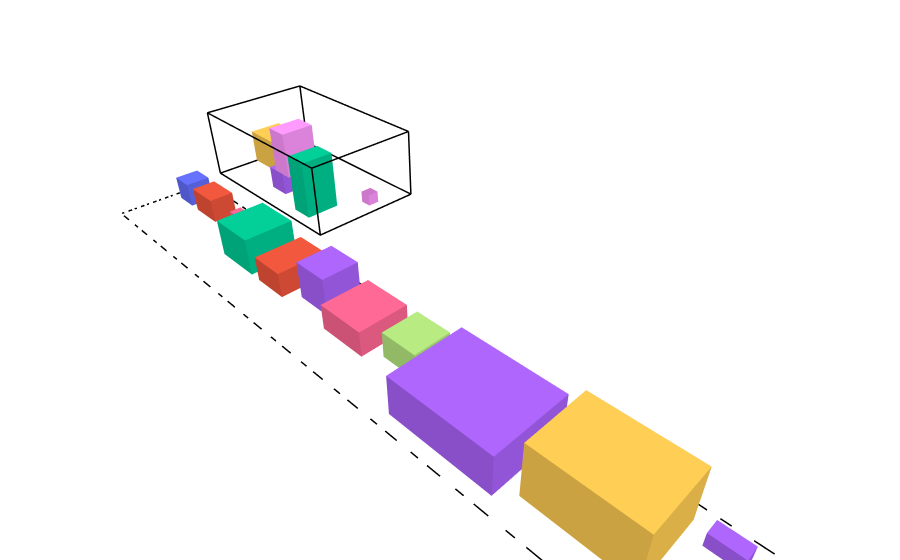

The notebook cell saved with this chart:
### Markdown cell above
## **Pengujian 2**

Dalam pengujian kedua, akan digunakan dataset berikut dengan $1$ truk dan $19$ paket.

### Code cell
trucks_2 = [
   Truck("T1", 10, 16, 6, 250)
]
packages_2 = [
   Package("A1", 2, 2, 2, 90, 8, False, 1),
   Package("A2", 2, 3, 2, 85, 10, False, 2),
   Package("A3", 1, 3, 1, 70, 5, True, 1),
   Package("A4", 2, 2, 1, 65, 6, False, 3),
   
   Package("B1", 3, 4, 2, 100, 18, False, 4),
   Package("B2", 4, 4, 3, 110, 22, False, 2),
   Package("B3", 3, 5, 2, 95, 20, True, 3),
   Package("B4", 4, 3, 2, 85, 16, False, 5),
   Package("B5", 3, 3, 3, 90, 19, False, 1),
   
   Package("H1", 3, 4, 3, 160, 45, False, 2),
   Package("H2", 4, 4, 2, 140, 38, False, 6),
   Package("H3", 3, 3, 2, 120, 32, True, 1),
   
   Package("T1", 6, 8, 3, 35, 42, False, 7),
   Package("T2", 5, 7, 4, 30, 38, False, 6),
   
   Package("S1", 1, 1, 1, 25, 2, False, 1),
   Package("S2", 1, 2, 1, 30, 3, False, 2),
   Package("S3", 2, 1, 1, 28, 3, True, 4),
   Package("S4", 1, 1, 2, 20, 2, False, 3),
   Package("S5", 2, 2, 1, 35, 4, False, 5)
]

initial_state_2 = State(packages_2, trucks_2, init="random_feasible")
draw_state(initial_state_2)

### Figure 1 — Plotly figure (JSON) as saved in the notebook; plotly's stock layout.template omitted (floating-point values rounded to 4 significant figures)
{"data": [{"hovertemplate": "%{hovertext}<extra></extra>", "hovertext": ["<b>ID:</b> T1<br><b>Size:</b> 10x16x6<br><b>Max_Capacity:</b> 250<br>", "<b>ID:</b> T1<br><b>Size:</b> 10x16x6<br><b>Max_Capacity:</b> 250<br>", "<b>ID:</b> T1<br><b>Size:</b> 10x16x6<br><b>Max_Capacity:</b> 250<br>", "<b>ID:</b> T1<br><b>Size:</b> 10x16x6<br><b>Max_Capacity:</b> 250<br>", "<b>ID:</b> T1<br><b>Size:</b> 10x16x6<br><b>Max_Capacity:</b> 250<br>", "<b>ID:</b> T1<br><b>Size:</b> 10x16x6<br><b>Max_Capacity:</b> 250<br>", "<b>ID:</b> T1<br><b>Size:</b> 10x16x6<br><b>Max_Capacity:</b> 250<br>", "<b>ID:</b> T1<br><b>Size:</b> 10x16x6<br><b>Max_Capacity:</b> 250<br>", "<b>ID:</b> T1<br><b>Size:</b> 10x16x6<br><b>Max_Capacity:</b> 250<br>", "<b>ID:</b> T1<br><b>Size:</b> 10x16x6<br><b>Max_Capacity:</b> 250<br>", "<b>ID:</b> T1<br><b>Size:</b> 10x16x6<br><b>Max_Capacity:</b> 250<br>", "<b>ID:</b> T1<br><b>Size:</b> 10x16x6<br><b>Max_Capacity:</b> 250<br>", "<b>ID:</b> T1<br><b>Size:</b> 10x16x6<br><b>Max_Capacity:</b> 250<br>", "<b>ID:</b> T1<br><b>Size:</b> 10x16x6<br><b>Max_Capacity:</b> 250<br>", "<b>ID:</b> T1<br><b>Size:</b> 10x16x6<br><b>Max_Capacity:</b> 250<br>", "<b>ID:</b> T1<br><b>Size:</b> 10x16x6<br><b>Max_Capacity:</b> 250<br>", "<b>ID:</b> T1<br><b>Size:</b> 10x16x6<br><b>Max_Capacity:</b> 250<br>", "<b>ID:</b> T1<br><b>Size:</b> 10x16x6<br><b>Max_Capacity:</b> 250<br>", "<b>ID:</b> T1<br><b>Size:</b> 10x16x6<br><b>Max_Capacity:</b> 250<br>", "<b>ID:</b> T1<br><b>Size:</b> 10x16x6<br><b>Max_Capacity:</b> 250<br>", "<b>ID:</b> T1<br><b>Size:</b> 10x16x6<br><b>Max_Capacity:</b> 250<br>", "<b>ID:</b> T1<br><b>Size:</b> 10x16x6<br><b>Max_Capacity:</b> 250<br>", "<b>ID:</b> T1<br><b>Size:</b> 10x16x6<br><b>Max_Capacity:</b> 250<br>", "<b>ID:</b> T1<br><b>Size:</b> 10x16x6<br><b>Max_Capacity:</b> 250<br>"], "line": {"color": "black", "width": 3}, "mode": "lines", "name": "Truck T1", "showlegend": false, "type": "scatter3d", "x": [0, 10, 10, 0, 0, null, 0, 10, 10, 0, 0, null, 0, 0, null, 10, 10, null, 10, 10, null, 0, 0, null], "y": [0, 0, 16, 16, 0, null, 0, 0, 16, 16, 0, null, 0, 0, null, 0, 0, null, 16, 16, null, 16, 16, null], "z": [0, 0, 0, 0, 0, null, 6, 6, 6, 6, 6, null, 0, 6, null, 0, 6, null, 0, 6, null, 0, 6, null]}, {"alphahull": 0, "color": "#AB63FA", "flatshading": true, "hovertemplate": "%{hovertext}<extra></extra>", "hovertext": ["<b>ID:</b> A4<br><b>Position:</b> (7, 6, 0)<br><b>Size:</b> 1x2x2<br><b>Value:</b> 65<br><b>Weight:</b> 6<br><b>Is_Fragile:</b> False<br><b>ETA:</b> 3", "<b>ID:</b> A4<br><b>Position:</b> (7, 6, 0)<br><b>Size:</b> 1x2x2<br><b>Value:</b> 65<br><b>Weight:</b> 6<br><b>Is_Fragile:</b> False<br><b>ETA:</b> 3", "<b>ID:</b> A4<br><b>Position:</b> (7, 6, 0)<br><b>Size:</b> 1x2x2<br><b>Value:</b> 65<br><b>Weight:</b> 6<br><b>Is_Fragile:</b> False<br><b>ETA:</b> 3", "<b>ID:</b> A4<br><b>Position:</b> (7, 6, 0)<br><b>Size:</b> 1x2x2<br><b>Value:</b> 65<br><b>Weight:</b> 6<br><b>Is_Fragile:</b> False<br><b>ETA:</b> 3", "<b>ID:</b> A4<br><b>Position:</b> (7, 6, 0)<br><b>Size:</b> 1x2x2<br><b>Value:</b> 65<br><b>Weight:</b> 6<br><b>Is_Fragile:</b> False<br><b>ETA:</b> 3", "<b>ID:</b> A4<br><b>Position:</b> (7, 6, 0)<br><b>Size:</b> 1x2x2<br><b>Value:</b> 65<br><b>Weight:</b> 6<br><b>Is_Fragile:</b> False<br><b>ETA:</b> 3", "<b>ID:</b> A4<br><b>Position:</b> (7, 6, 0)<br><b>Size:</b> 1x2x2<br><b>Value:</b> 65<br><b>Weight:</b> 6<br><b>Is_Fragile:</b> False<br><b>ETA:</b> 3", "<b>ID:</b> A4<br><b>Position:</b> (7, 6, 0)<br><b>Size:</b> 1x2x2<br><b>Value:</b> 65<br><b>Weight:</b> 6<br><b>Is_Fragile:</b> False<br><b>ETA:</b> 3"], "name": "Package A4", "opacity": 1, "showlegend": false, "type": "mesh3d", "x": [7, 8, 8, 7, 7, 8, 8, 7], "y": [6, 6, 8, 8, 6, 6, 8, 8], "z": [0, 0, 0, 0, 2, 2, 2, 2]}, {"alphahull": 0, "color": "#FF97FF", "flatshading": true, "hovertemplate": "%{hovertext}<extra></extra>", "hovertext": ["<b>ID:</b> B1<br><b>Position:</b> (5, 7, 2)<br><b>Size:</b> 3x2x4<br><b>Value:</b> 100<br><b>Weight:</b> 18<br><b>Is_Fragile:</b> False<br><b>ETA:</b> 4", "<b>ID:</b> B1<br><b>Position:</b> (5, 7, 2)<br><b>Size:</b> 3x2x4<br><b>Value:</b> 100<br><b>Weight:</b> 18<br><b>Is_Fragile:</b> False<br><b>ETA:</b> 4", "<b>ID:</b> B1<br><b>Position:</b> (5, 7, 2)<br><b>Size:</b> 3x2x4<br><b>Value:</b> 100<br><b>Weight:</b> 18<br><b>Is_Fragile:</b> False<br><b>ETA:</b> 4", "<b>ID:</b> B1<br><b>Position:</b> (5, 7, 2)<br><b>Size:</b> 3x2x4<br><b>Value:</b> 100<br><b>Weight:</b> 18<br><b>Is_Fragile:</b> False<br><b>ETA:</b> 4", "<b>ID:</b> B1<br><b>Position:</b> (5, 7, 2)<br><b>Size:</b> 3x2x4<br><b>Value:</b> 100<br><b>Weight:</b> 18<br><b>Is_Fragile:</b> False<br><b>ETA:</b> 4", "<b>ID:</b> B1<br><b>Position:</b> (5, 7, 2)<br><b>Size:</b> 3x2x4<br><b>Value:</b> 100<br><b>Weight:</b> 18<br><b>Is_Fragile:</b> False<br><b>ETA:</b> 4", "<b>ID:</b> B1<br><b>Position:</b> (5, 7, 2)<br><b>Size:</b> 3x2x4<br><b>Value:</b> 100<br><b>Weight:</b> 18<br><b>Is_Fragile:</b> False<br><b>ETA:</b> 4", "<b>ID:</b> B1<br><b>Position:</b> (5, 7, 2)<br><b>Size:</b> 3x2x4<br><b>Value:</b> 100<br><b>Weight:</b> 18<br><b>Is_Fragile:</b> False<br><b>ETA:</b> 4"], "name": "Package B1", "opacity": 1, "showlegend": false, "type": "mesh3d", "x": [5, 8, 8, 5, 5, 8, 8, 5], "y": [7, 7, 9, 9, 7, 7, 9, 9], "z": [2, 2, 2, 2, 6, 6, 6, 6]}, {"alphahull": 0, "color": "#00CC96", "flatshading": true, "hovertemplate": "%{hovertext}<extra></extra>", "hovertext": ["<b>ID:</b> B3<br><b>Position:</b> (6, 11, 0)<br><b>Size:</b> 3x2x5<br><b>Value:</b> 95<br><b>Weight:</b> 20<br><b>Is_Fragile:</b> True<br><b>ETA:</b> 3", "<b>ID:</b> B3<br><b>Position:</b> (6, 11, 0)<br><b>Size:</b> 3x2x5<br><b>Value:</b> 95<br><b>Weight:</b> 20<br><b>Is_Fragile:</b> True<br><b>ETA:</b> 3", "<b>ID:</b> B3<br><b>Position:</b> (6, 11, 0)<br><b>Size:</b> 3x2x5<br><b>Value:</b> 95<br><b>Weight:</b> 20<br><b>Is_Fragile:</b> True<br><b>ETA:</b> 3", "<b>ID:</b> B3<br><b>Position:</b> (6, 11, 0)<br><b>Size:</b> 3x2x5<br><b>Value:</b> 95<br><b>Weight:</b> 20<br><b>Is_Fragile:</b> True<br><b>ETA:</b> 3", "<b>ID:</b> B3<br><b>Position:</b> (6, 11, 0)<br><b>Size:</b> 3x2x5<br><b>Value:</b> 95<br><b>Weight:</b> 20<br><b>Is_Fragile:</b> True<br><b>ETA:</b> 3", "<b>ID:</b> B3<br><b>Position:</b> (6, 11, 0)<br><b>Size:</b> 3x2x5<br><b>Value:</b> 95<br><b>Weight:</b> 20<br><b>Is_Fragile:</b> True<br><b>ETA:</b> 3", "<b>ID:</b> B3<br><b>Position:</b> (6, 11, 0)<br><b>Size:</b> 3x2x5<br><b>Value:</b> 95<br><b>Weight:</b> 20<br><b>Is_Fragile:</b> True<br><b>ETA:</b> 3", "<b>ID:</b> B3<br><b>Position:</b> (6, 11, 0)<br><b>Size:</b> 3x2x5<br><b>Value:</b> 95<br><b>Weight:</b> 20<br><b>Is_Fragile:</b> True<br><b>ETA:</b> 3"], "name": "Package B3", "opacity": 1, "showlegend": false, "type": "mesh3d", "x": [6, 9, 9, 6, 6, 9, 9, 6], "y": [11, 11, 13, 13, 11, 11, 13, 13], "z": [0, 0, 0, 0, 5, 5, 5, 5]}, {"alphahull": 0, "color": "#FECB52", "flatshading": true, "hovertemplate": "%{hovertext}<extra></extra>", "hovertext": ["<b>ID:</b> H1<br><b>Position:</b> (3, 0, 0)<br><b>Size:</b> 3x4x3<br><b>Value:</b> 160<br><b>Weight:</b> 45<br><b>Is_Fragile:</b> False<br><b>ETA:</b> 2", "<b>ID:</b> H1<br><b>Position:</b> (3, 0, 0)<br><b>Size:</b> 3x4x3<br><b>Value:</b> 160<br><b>Weight:</b> 45<br><b>Is_Fragile:</b> False<br><b>ETA:</b> 2", "<b>ID:</b> H1<br><b>Position:</b> (3, 0, 0)<br><b>Size:</b> 3x4x3<br><b>Value:</b> 160<br><b>Weight:</b> 45<br><b>Is_Fragile:</b> False<br><b>ETA:</b> 2", "<b>ID:</b> H1<br><b>Position:</b> (3, 0, 0)<br><b>Size:</b> 3x4x3<br><b>Value:</b> 160<br><b>Weight:</b> 45<br><b>Is_Fragile:</b> False<br><b>ETA:</b> 2", "<b>ID:</b> H1<br><b>Position:</b> (3, 0, 0)<br><b>Size:</b> 3x4x3<br><b>Value:</b> 160<br><b>Weight:</b> 45<br><b>Is_Fragile:</b> False<br><b>ETA:</b> 2", "<b>ID:</b> H1<br><b>Position:</b> (3, 0, 0)<br><b>Size:</b> 3x4x3<br><b>Value:</b> 160<br><b>Weight:</b> 45<br><b>Is_Fragile:</b> False<br><b>ETA:</b> 2", "<b>ID:</b> H1<br><b>Position:</b> (3, 0, 0)<br><b>Size:</b> 3x4x3<br><b>Value:</b> 160<br><b>Weight:</b> 45<br><b>Is_Fragile:</b> False<br><b>ETA:</b> 2", "<b>ID:</b> H1<br><b>Position:</b> (3, 0, 0)<br><b>Size:</b> 3x4x3<br><b>Value:</b> 160<br><b>Weight:</b> 45<br><b>Is_Fragile:</b> False<br><b>ETA:</b> 2"], "name": "Package H1", "opacity": 1, "showlegend": false, "type": "mesh3d", "x": [3, 6, 6, 3, 3, 6, 6, 3], "y": [0, 0, 4, 4, 0, 0, 4, 4], "z": [0, 0, 0, 0, 3, 3, 3, 3]}, {"alphahull": 0, "color": "#FF97FF", "flatshading": true, "hovertemplate": "%{hovertext}<extra></extra>", "hovertext": ["<b>ID:</b> S1<br><b>Position:</b> (3, 14, 0)<br><b>Size:</b> 1x1x1<br><b>Value:</b> 25<br><b>Weight:</b> 2<br><b>Is_Fragile:</b> False<br><b>ETA:</b> 1", "<b>ID:</b> S1<br><b>Position:</b> (3, 14, 0)<br><b>Size:</b> 1x1x1<br><b>Value:</b> 25<br><b>Weight:</b> 2<br><b>Is_Fragile:</b> False<br><b>ETA:</b> 1", "<b>ID:</b> S1<br><b>Position:</b> (3, 14, 0)<br><b>Size:</b> 1x1x1<br><b>Value:</b> 25<br><b>Weight:</b> 2<br><b>Is_Fragile:</b> False<br><b>ETA:</b> 1", "<b>ID:</b> S1<br><b>Position:</b> (3, 14, 0)<br><b>Size:</b> 1x1x1<br><b>Value:</b> 25<br><b>Weight:</b> 2<br><b>Is_Fragile:</b> False<br><b>ETA:</b> 1", "<b>ID:</b> S1<br><b>Position:</b> (3, 14, 0)<br><b>Size:</b> 1x1x1<br><b>Value:</b> 25<br><b>Weight:</b> 2<br><b>Is_Fragile:</b> False<br><b>ETA:</b> 1", "<b>ID:</b> S1<br><b>Position:</b> (3, 14, 0)<br><b>Size:</b> 1x1x1<br><b>Value:</b> 25<br><b>Weight:</b> 2<br><b>Is_Fragile:</b> False<br><b>ETA:</b> 1", "<b>ID:</b> S1<br><b>Position:</b> (3, 14, 0)<br><b>Size:</b> 1x1x1<br><b>Value:</b> 25<br><b>Weight:</b> 2<br><b>Is_Fragile:</b> False<br><b>ETA:</b> 1", "<b>ID:</b> S1<br><b>Position:</b> (3, 14, 0)<br><b>Size:</b> 1x1x1<br><b>Value:</b> 25<br><b>Weight:</b> 2<br><b>Is_Fragile:</b> False<br><b>ETA:</b> 1"], "name": "Package S1", "opacity": 1, "showlegend": false, "type": "mesh3d", "x": [3, 4, 4, 3, 3, 4, 4, 3], "y": [14, 14, 15, 15, 14, 14, 15, 15], "z": [0, 0, 0, 0, 1, 1, 1, 1]}, {"alphahull": 0, "color": "#636EFA", "flatshading": true, "hovertemplate": "%{hovertext}<extra></extra>", "hovertext": ["<b>ID:</b> A1<br><b>Position:</b> (1.0, 1, 0)<br><b>Size:</b> 2x2x2<br><b>Value:</b> 90<br><b>Weight:</b> 8<br><b>Is_Fragile:</b> False<br><b>ETA:</b> 1", "<b>ID:</b> A1<br><b>Position:</b> (1.0, 1, 0)<br><b>Size:</b> 2x2x2<br><b>Value:</b> 90<br><b>Weight:</b> 8<br><b>Is_Fragile:</b> False<br><b>ETA:</b> 1", "<b>ID:</b> A1<br><b>Position:</b> (1.0, 1, 0)<br><b>Size:</b> 2x2x2<br><b>Value:</b> 90<br><b>Weight:</b> 8<br><b>Is_Fragile:</b> False<br><b>ETA:</b> 1", "<b>ID:</b> A1<br><b>Position:</b> (1.0, 1, 0)<br><b>Size:</b> 2x2x2<br><b>Value:</b> 90<br><b>Weight:</b> 8<br><b>Is_Fragile:</b> False<br><b>ETA:</b> 1", "<b>ID:</b> A1<br><b>Position:</b> (1.0, 1, 0)<br><b>Size:</b> 2x2x2<br><b>Value:</b> 90<br><b>Weight:</b> 8<br><b>Is_Fragile:</b> False<br><b>ETA:</b> 1", "<b>ID:</b> A1<br><b>Position:</b> (1.0, 1, 0)<br><b>Size:</b> 2x2x2<br><b>Value:</b> 90<br><b>Weight:</b> 8<br><b>Is_Fragile:</b> False<br><b>ETA:</b> 1", "<b>ID:</b> A1<br><b>Position:</b> (1.0, 1, 0)<br><b>Size:</b> 2x2x2<br><b>Value:</b> 90<br><b>Weight:</b> 8<br><b>Is_Fragile:</b> False<br><b>ETA:</b> 1", "<b>ID:</b> A1<br><b>Position:</b> (1.0, 1, 0)<br><b>Size:</b> 2x2x2<br><b>Value:</b> 90<br><b>Weight:</b> 8<br><b>Is_Fragile:</b> False<br><b>ETA:</b> 1"], "name": "Package A1", "opacity": 1, "showlegend": false, "type": "mesh3d", "x": [13, 15, 15, 13, 13, 15, 15, 13], "y": [2, 2, 4, 4, 2, 2, 4, 4], "z": [0, 0, 0, 0, 2, 2, 2, 2]}, {"alphahull": 0, "color": "#EF553B", "flatshading": true, "hovertemplate": "%{hovertext}<extra></extra>", "hovertext": ["<b>ID:</b> A2<br><b>Position:</b> (1.0, 4, 0)<br><b>Size:</b> 2x3x2<br><b>Value:</b> 85<br><b>Weight:</b> 10<br><b>Is_Fragile:</b> False<br><b>ETA:</b> 2", "<b>ID:</b> A2<br><b>Position:</b> (1.0, 4, 0)<br><b>Size:</b> 2x3x2<br><b>Value:</b> 85<br><b>Weight:</b> 10<br><b>Is_Fragile:</b> False<br><b>ETA:</b> 2", "<b>ID:</b> A2<br><b>Position:</b> (1.0, 4, 0)<br><b>Size:</b> 2x3x2<br><b>Value:</b> 85<br><b>Weight:</b> 10<br><b>Is_Fragile:</b> False<br><b>ETA:</b> 2", "<b>ID:</b> A2<br><b>Position:</b> (1.0, 4, 0)<br><b>Size:</b> 2x3x2<br><b>Value:</b> 85<br><b>Weight:</b> 10<br><b>Is_Fragile:</b> False<br><b>ETA:</b> 2", "<b>ID:</b> A2<br><b>Position:</b> (1.0, 4, 0)<br><b>Size:</b> 2x3x2<br><b>Value:</b> 85<br><b>Weight:</b> 10<br><b>Is_Fragile:</b> False<br><b>ETA:</b> 2", "<b>ID:</b> A2<br><b>Position:</b> (1.0, 4, 0)<br><b>Size:</b> 2x3x2<br><b>Value:</b> 85<br><b>Weight:</b> 10<br><b>Is_Fragile:</b> False<br><b>ETA:</b> 2", "<b>ID:</b> A2<br><b>Position:</b> (1.0, 4, 0)<br><b>Size:</b> 2x3x2<br><b>Value:</b> 85<br><b>Weight:</b> 10<br><b>Is_Fragile:</b> False<br><b>ETA:</b> 2", "<b>ID:</b> A2<br><b>Position:</b> (1.0, 4, 0)<br><b>Size:</b> 2x3x2<br><b>Value:</b> 85<br><b>Weight:</b> 10<br><b>Is_Fragile:</b> False<br><b>ETA:</b> 2"], "name": "Package A2", "opacity": 1, "showlegend": false, "type": "mesh3d", "x": [13, 15, 15, 13, 13, 15, 15, 13], "y": [5, 5, 8, 8, 5, 5, 8, 8], "z": [0, 0, 0, 0, 2, 2, 2, 2]}, {"alphahull": 0, "color": "#FF6692", "flatshading": true, "hovertemplate": "%{hovertext}<extra></extra>", "hovertext": ["<b>ID:</b> A3<br><b>Position:</b> (1.0, 8, 0)<br><b>Size:</b> 1x3x1<br><b>Value:</b> 70<br><b>Weight:</b> 5<br><b>Is_Fragile:</b> True<br><b>ETA:</b> 1", "<b>ID:</b> A3<br><b>Position:</b> (1.0, 8, 0)<br><b>Size:</b> 1x3x1<br><b>Value:</b> 70<br><b>Weight:</b> 5<br><b>Is_Fragile:</b> True<br><b>ETA:</b> 1", "<b>ID:</b> A3<br><b>Position:</b> (1.0, 8, 0)<br><b>Size:</b> 1x3x1<br><b>Value:</b> 70<br><b>Weight:</b> 5<br><b>Is_Fragile:</b> True<br><b>ETA:</b> 1", "<b>ID:</b> A3<br><b>Position:</b> (1.0, 8, 0)<br><b>Size:</b> 1x3x1<br><b>Value:</b> 70<br><b>Weight:</b> 5<br><b>Is_Fragile:</b> True<br><b>ETA:</b> 1", "<b>ID:</b> A3<br><b>Position:</b> (1.0, 8, 0)<br><b>Size:</b> 1x3x1<br><b>Value:</b> 70<br><b>Weight:</b> 5<br><b>Is_Fragile:</b> True<br><b>ETA:</b> 1", "<b>ID:</b> A3<br><b>Position:</b> (1.0, 8, 0)<br><b>Size:</b> 1x3x1<br><b>Value:</b> 70<br><b>Weight:</b> 5<br><b>Is_Fragile:</b> True<br><b>ETA:</b> 1", "<b>ID:</b> A3<br><b>Position:</b> (1.0, 8, 0)<br><b>Size:</b> 1x3x1<br><b>Value:</b> 70<br><b>Weight:</b> 5<br><b>Is_Fragile:</b> True<br><b>ETA:</b> 1", "<b>ID:</b> A3<br><b>Position:</b> (1.0, 8, 0)<br><b>Size:</b> 1x3x1<br><b>Value:</b> 70<br><b>Weight:</b> 5<br><b>Is_Fragile:</b> True<br><b>ETA:</b> 1"], "name": "Package A3", "opacity": 1, "showlegend": false, "type": "mesh3d", "x": [13, 14, 14, 13, 13, 14, 14, 13], "y": [9, 9, 12, 12, 9, 9, 12, 12], "z": [0, 0, 0, 0, 1, 1, 1, 1]}, {"alphahull": 0, "color": "#00CC96", "flatshading": true, "hovertemplate": "%{hovertext}<extra></extra>", "hovertext": ["<b>ID:</b> B2<br><b>Position:</b> (1.0, 12, 0)<br><b>Size:</b> 4x4x3<br><b>Value:</b> 110<br><b>Weight:</b> 22<br><b>Is_Fragile:</b> False<br><b>ETA:</b> 2", "<b>ID:</b> B2<br><b>Position:</b> (1.0, 12, 0)<br><b>Size:</b> 4x4x3<br><b>Value:</b> 110<br><b>Weight:</b> 22<br><b>Is_Fragile:</b> False<br><b>ETA:</b> 2", "<b>ID:</b> B2<br><b>Position:</b> (1.0, 12, 0)<br><b>Size:</b> 4x4x3<br><b>Value:</b> 110<br><b>Weight:</b> 22<br><b>Is_Fragile:</b> False<br><b>ETA:</b> 2", "<b>ID:</b> B2<br><b>Position:</b> (1.0, 12, 0)<br><b>Size:</b> 4x4x3<br><b>Value:</b> 110<br><b>Weight:</b> 22<br><b>Is_Fragile:</b> False<br><b>ETA:</b> 2", "<b>ID:</b> B2<br><b>Position:</b> (1.0, 12, 0)<br><b>Size:</b> 4x4x3<br><b>Value:</b> 110<br><b>Weight:</b> 22<br><b>Is_Fragile:</b> False<br><b>ETA:</b> 2", "<b>ID:</b> B2<br><b>Position:</b> (1.0, 12, 0)<br><b>Size:</b> 4x4x3<br><b>Value:</b> 110<br><b>Weight:</b> 22<br><b>Is_Fragile:</b> False<br><b>ETA:</b> 2", "<b>ID:</b> B2<br><b>Position:</b> (1.0, 12, 0)<br><b>Size:</b> 4x4x3<br><b>Value:</b> 110<br><b>Weight:</b> 22<br><b>Is_Fragile:</b> False<br><b>ETA:</b> 2", "<b>ID:</b> B2<br><b>Position:</b> (1.0, 12, 0)<br><b>Size:</b> 4x4x3<br><b>Value:</b> 110<br><b>Weight:</b> 22<br><b>Is_Fragile:</b> False<br><b>ETA:</b> 2"], "name": "Package B2", "opacity": 1, "showlegend": false, "type": "mesh3d", "x": [13, 17, 17, 13, 13, 17, 17, 13], "y": [13, 13, 17, 17, 13, 13, 17, 17], "z": [0, 0, 0, 0, 3, 3, 3, 3]}, {"alphahull": 0, "color": "#EF553B", "flatshading": true, "hovertemplate": "%{hovertext}<extra></extra>", "hovertext": ["<b>ID:</b> B4<br><b>Position:</b> (1.0, 17, 0)<br><b>Size:</b> 4x3x2<br><b>Value:</b> 85<br><b>Weight:</b> 16<br><b>Is_Fragile:</b> False<br><b>ETA:</b> 5", "<b>ID:</b> B4<br><b>Position:</b> (1.0, 17, 0)<br><b>Size:</b> 4x3x2<br><b>Value:</b> 85<br><b>Weight:</b> 16<br><b>Is_Fragile:</b> False<br><b>ETA:</b> 5", "<b>ID:</b> B4<br><b>Position:</b> (1.0, 17, 0)<br><b>Size:</b> 4x3x2<br><b>Value:</b> 85<br><b>Weight:</b> 16<br><b>Is_Fragile:</b> False<br><b>ETA:</b> 5", "<b>ID:</b> B4<br><b>Position:</b> (1.0, 17, 0)<br><b>Size:</b> 4x3x2<br><b>Value:</b> 85<br><b>Weight:</b> 16<br><b>Is_Fragile:</b> False<br><b>ETA:</b> 5", "<b>ID:</b> B4<br><b>Position:</b> (1.0, 17, 0)<br><b>Size:</b> 4x3x2<br><b>Value:</b> 85<br><b>Weight:</b> 16<br><b>Is_Fragile:</b> False<br><b>ETA:</b> 5", "<b>ID:</b> B4<br><b>Position:</b> (1.0, 17, 0)<br><b>Size:</b> 4x3x2<br><b>Value:</b> 85<br><b>Weight:</b> 16<br><b>Is_Fragile:</b> False<br><b>ETA:</b> 5", "<b>ID:</b> B4<br><b>Position:</b> (1.0, 17, 0)<br><b>Size:</b> 4x3x2<br><b>Value:</b> 85<br><b>Weight:</b> 16<br><b>Is_Fragile:</b> False<br><b>ETA:</b> 5", "<b>ID:</b> B4<br><b>Position:</b> (1.0, 17, 0)<br><b>Size:</b> 4x3x2<br><b>Value:</b> 85<br><b>Weight:</b> 16<br><b>Is_Fragile:</b> False<br><b>ETA:</b> 5"], "name": "Package B4", "opacity": 1, "showlegend": false, "type": "mesh3d", "x": [13, 17, 17, 13, 13, 17, 17, 13], "y": [18, 18, 21, 21, 18, 18, 21, 21], "z": [0, 0, 0, 0, 2, 2, 2, 2]}, {"alphahull": 0, "color": "#AB63FA", "flatshading": true, "hovertemplate": "%{hovertext}<extra></extra>", "hovertext": ["<b>ID:</b> B5<br><b>Position:</b> (1.0, 21, 0)<br><b>Size:</b> 3x3x3<br><b>Value:</b> 90<br><b>Weight:</b> 19<br><b>Is_Fragile:</b> False<br><b>ETA:</b> 1", "<b>ID:</b> B5<br><b>Position:</b> (1.0, 21, 0)<br><b>Size:</b> 3x3x3<br><b>Value:</b> 90<br><b>Weight:</b> 19<br><b>Is_Fragile:</b> False<br><b>ETA:</b> 1", "<b>ID:</b> B5<br><b>Position:</b> (1.0, 21, 0)<br><b>Size:</b> 3x3x3<br><b>Value:</b> 90<br><b>Weight:</b> 19<br><b>Is_Fragile:</b> False<br><b>ETA:</b> 1", "<b>ID:</b> B5<br><b>Position:</b> (1.0, 21, 0)<br><b>Size:</b> 3x3x3<br><b>Value:</b> 90<br><b>Weight:</b> 19<br><b>Is_Fragile:</b> False<br><b>ETA:</b> 1", "<b>ID:</b> B5<br><b>Position:</b> (1.0, 21, 0)<br><b>Size:</b> 3x3x3<br><b>Value:</b> 90<br><b>Weight:</b> 19<br><b>Is_Fragile:</b> False<br><b>ETA:</b> 1", "<b>ID:</b> B5<br><b>Position:</b> (1.0, 21, 0)<br><b>Size:</b> 3x3x3<br><b>Value:</b> 90<br><b>Weight:</b> 19<br><b>Is_Fragile:</b> False<br><b>ETA:</b> 1", "<b>ID:</b> B5<br><b>Position:</b> (1.0, 21, 0)<br><b>Size:</b> 3x3x3<br><b>Value:</b> 90<br><b>Weight:</b> 19<br><b>Is_Fragile:</b> False<br><b>ETA:</b> 1", "<b>ID:</b> B5<br><b>Position:</b> (1.0, 21, 0)<br><b>Size:</b> 3x3x3<br><b>Value:</b> 90<br><b>Weight:</b> 19<br><b>Is_Fragile:</b> False<br><b>ETA:</b> 1"], "name": "Package B5", "opacity": 1, "showlegend": false, "type": "mesh3d", "x": [13, 16, 16, 13, 13, 16, 16, 13], "y": [22, 22, 25, 25, 22, 22, 25, 25], "z": [0, 0, 0, 0, 3, 3, 3, 3]}, {"alphahull": 0, "color": "#FF6692", "flatshading": true, "hovertemplate": "%{hovertext}<extra></extra>", "hovertext": ["<b>ID:</b> H2<br><b>Position:</b> (1.0, 25, 0)<br><b>Size:</b> 4x4x2<br><b>Value:</b> 140<br><b>Weight:</b> 38<br><b>Is_Fragile:</b> False<br><b>ETA:</b> 6", "<b>ID:</b> H2<br><b>Position:</b> (1.0, 25, 0)<br><b>Size:</b> 4x4x2<br><b>Value:</b> 140<br><b>Weight:</b> 38<br><b>Is_Fragile:</b> False<br><b>ETA:</b> 6", "<b>ID:</b> H2<br><b>Position:</b> (1.0, 25, 0)<br><b>Size:</b> 4x4x2<br><b>Value:</b> 140<br><b>Weight:</b> 38<br><b>Is_Fragile:</b> False<br><b>ETA:</b> 6", "<b>ID:</b> H2<br><b>Position:</b> (1.0, 25, 0)<br><b>Size:</b> 4x4x2<br><b>Value:</b> 140<br><b>Weight:</b> 38<br><b>Is_Fragile:</b> False<br><b>ETA:</b> 6", "<b>ID:</b> H2<br><b>Position:</b> (1.0, 25, 0)<br><b>Size:</b> 4x4x2<br><b>Value:</b> 140<br><b>Weight:</b> 38<br><b>Is_Fragile:</b> False<br><b>ETA:</b> 6", "<b>ID:</b> H2<br><b>Position:</b> (1.0, 25, 0)<br><b>Size:</b> 4x4x2<br><b>Value:</b> 140<br><b>Weight:</b> 38<br><b>Is_Fragile:</b> False<br><b>ETA:</b> 6", "<b>ID:</b> H2<br><b>Position:</b> (1.0, 25, 0)<br><b>Size:</b> 4x4x2<br><b>Value:</b> 140<br><b>Weight:</b> 38<br><b>Is_Fragile:</b> False<br><b>ETA:</b> 6", "<b>ID:</b> H2<br><b>Position:</b> (1.0, 25, 0)<br><b>Size:</b> 4x4x2<br><b>Value:</b> 140<br><b>Weight:</b> 38<br><b>Is_Fragile:</b> False<br><b>ETA:</b> 6"], "name": "Package H2", "opacity": 1, "showlegend": false, "type": "mesh3d", "x": [13, 17, 17, 13, 13, 17, 17, 13], "y": [26, 26, 30, 30, 26, 26, 30, 30], "z": [0, 0, 0, 0, 2, 2, 2, 2]}, {"alphahull": 0, "color": "#B6E880", "flatshading": true, "hovertemplate": "%{hovertext}<extra></extra>", "hovertext": ["<b>ID:</b> H3<br><b>Position:</b> (1.0, 30, 0)<br><b>Size:</b> 3x3x2<br><b>Value:</b> 120<br><b>Weight:</b> 32<br><b>Is_Fragile:</b> True<br><b>ETA:</b> 1", "<b>ID:</b> H3<br><b>Position:</b> (1.0, 30, 0)<br><b>Size:</b> 3x3x2<br><b>Value:</b> 120<br><b>Weight:</b> 32<br><b>Is_Fragile:</b> True<br><b>ETA:</b> 1", "<b>ID:</b> H3<br><b>Position:</b> (1.0, 30, 0)<br><b>Size:</b> 3x3x2<br><b>Value:</b> 120<br><b>Weight:</b> 32<br><b>Is_Fragile:</b> True<br><b>ETA:</b> 1", "<b>ID:</b> H3<br><b>Position:</b> (1.0, 30, 0)<br><b>Size:</b> 3x3x2<br><b>Value:</b> 120<br><b>Weight:</b> 32<br><b>Is_Fragile:</b> True<br><b>ETA:</b> 1", "<b>ID:</b> H3<br><b>Position:</b> (1.0, 30, 0)<br><b>Size:</b> 3x3x2<br><b>Value:</b> 120<br><b>Weight:</b> 32<br><b>Is_Fragile:</b> True<br><b>ETA:</b> 1", "<b>ID:</b> H3<br><b>Position:</b> (1.0, 30, 0)<br><b>Size:</b> 3x3x2<br><b>Value:</b> 120<br><b>Weight:</b> 32<br><b>Is_Fragile:</b> True<br><b>ETA:</b> 1", "<b>ID:</b> H3<br><b>Position:</b> (1.0, 30, 0)<br><b>Size:</b> 3x3x2<br><b>Value:</b> 120<br><b>Weight:</b> 32<br><b>Is_Fragile:</b> True<br><b>ETA:</b> 1", "<b>ID:</b> H3<br><b>Position:</b> (1.0, 30, 0)<br><b>Size:</b> 3x3x2<br><b>Value:</b> 120<br><b>Weight:</b> 32<br><b>Is_Fragile:</b> True<br><b>ETA:</b> 1"], "name": "Package H3", "opacity": 1, "showlegend": false, "type": "mesh3d", "x": [13, 16, 16, 13, 13, 16, 16, 13], "y": [31, 31, 34, 34, 31, 31, 34, 34], "z": [0, 0, 0, 0, 2, 2, 2, 2]}, {"alphahull": 0, "color": "#AB63FA", "flatshading": true, "hovertemplate": "%{hovertext}<extra></extra>", "hovertext": ["<b>ID:</b> T1<br><b>Position:</b> (1.0, 34, 0)<br><b>Size:</b> 6x8x3<br><b>Value:</b> 35<br><b>Weight:</b> 42<br><b>Is_Fragile:</b> False<br><b>ETA:</b> 7", "<b>ID:</b> T1<br><b>Position:</b> (1.0, 34, 0)<br><b>Size:</b> 6x8x3<br><b>Value:</b> 35<br><b>Weight:</b> 42<br><b>Is_Fragile:</b> False<br><b>ETA:</b> 7", "<b>ID:</b> T1<br><b>Position:</b> (1.0, 34, 0)<br><b>Size:</b> 6x8x3<br><b>Value:</b> 35<br><b>Weight:</b> 42<br><b>Is_Fragile:</b> False<br><b>ETA:</b> 7", "<b>ID:</b> T1<br><b>Position:</b> (1.0, 34, 0)<br><b>Size:</b> 6x8x3<br><b>Value:</b> 35<br><b>Weight:</b> 42<br><b>Is_Fragile:</b> False<br><b>ETA:</b> 7", "<b>ID:</b> T1<br><b>Position:</b> (1.0, 34, 0)<br><b>Size:</b> 6x8x3<br><b>Value:</b> 35<br><b>Weight:</b> 42<br><b>Is_Fragile:</b> False<br><b>ETA:</b> 7", "<b>ID:</b> T1<br><b>Position:</b> (1.0, 34, 0)<br><b>Size:</b> 6x8x3<br><b>Value:</b> 35<br><b>Weight:</b> 42<br><b>Is_Fragile:</b> False<br><b>ETA:</b> 7", "<b>ID:</b> T1<br><b>Position:</b> (1.0, 34, 0)<br><b>Size:</b> 6x8x3<br><b>Value:</b> 35<br><b>Weight:</b> 42<br><b>Is_Fragile:</b> False<br><b>ETA:</b> 7", "<b>ID:</b> T1<br><b>Position:</b> (1.0, 34, 0)<br><b>Size:</b> 6x8x3<br><b>Value:</b> 35<br><b>Weight:</b> 42<br><b>Is_Fragile:</b> False<br><b>ETA:</b> 7"], "name": "Package T1", "opacity": 1, "showlegend": false, "type": "mesh3d", "x": [13, 19, 19, 13, 13, 19, 19, 13], "y": [35, 35, 43, 43, 35, 35, 43, 43], "z": [0, 0, 0, 0, 3, 3, 3, 3]}, {"alphahull": 0, "color": "#FECB52", "flatshading": true, "hovertemplate": "%{hovertext}<extra></extra>", "hovertext": ["<b>ID:</b> T2<br><b>Position:</b> (1.0, 43, 0)<br><b>Size:</b> 5x7x4<br><b>Value:</b> 30<br><b>Weight:</b> 38<br><b>Is_Fragile:</b> False<br><b>ETA:</b> 6", "<b>ID:</b> T2<br><b>Position:</b> (1.0, 43, 0)<br><b>Size:</b> 5x7x4<br><b>Value:</b> 30<br><b>Weight:</b> 38<br><b>Is_Fragile:</b> False<br><b>ETA:</b> 6", "<b>ID:</b> T2<br><b>Position:</b> (1.0, 43, 0)<br><b>Size:</b> 5x7x4<br><b>Value:</b> 30<br><b>Weight:</b> 38<br><b>Is_Fragile:</b> False<br><b>ETA:</b> 6", "<b>ID:</b> T2<br><b>Position:</b> (1.0, 43, 0)<br><b>Size:</b> 5x7x4<br><b>Value:</b> 30<br><b>Weight:</b> 38<br><b>Is_Fragile:</b> False<br><b>ETA:</b> 6", "<b>ID:</b> T2<br><b>Position:</b> (1.0, 43, 0)<br><b>Size:</b> 5x7x4<br><b>Value:</b> 30<br><b>Weight:</b> 38<br><b>Is_Fragile:</b> False<br><b>ETA:</b> 6", "<b>ID:</b> T2<br><b>Position:</b> (1.0, 43, 0)<br><b>Size:</b> 5x7x4<br><b>Value:</b> 30<br><b>Weight:</b> 38<br><b>Is_Fragile:</b> False<br><b>ETA:</b> 6", "<b>ID:</b> T2<br><b>Position:</b> (1.0, 43, 0)<br><b>Size:</b> 5x7x4<br><b>Value:</b> 30<br><b>Weight:</b> 38<br><b>Is_Fragile:</b> False<br><b>ETA:</b> 6", "<b>ID:</b> T2<br><b>Position:</b> (1.0, 43, 0)<br><b>Size:</b> 5x7x4<br><b>Value:</b> 30<br><b>Weight:</b> 38<br><b>Is_Fragile:</b> False<br><b>ETA:</b> 6"], "name": "Package T2", "opacity": 1, "showlegend": false, "type": "mesh3d", "x": [13, 18, 18, 13, 13, 18, 18, 13], "y": [44, 44, 51, 51, 44, 44, 51, 51], "z": [0, 0, 0, 0, 4, 4, 4, 4]}, {"alphahull": 0, "color": "#AB63FA", "flatshading": true, "hovertemplate": "%{hovertext}<extra></extra>", "hovertext": ["<b>ID:</b> S2<br><b>Position:</b> (1.0, 51, 0)<br><b>Size:</b> 1x2x1<br><b>Value:</b> 30<br><b>Weight:</b> 3<br><b>Is_Fragile:</b> False<br><b>ETA:</b> 2", "<b>ID:</b> S2<br><b>Position:</b> (1.0, 51, 0)<br><b>Size:</b> 1x2x1<br><b>Value:</b> 30<br><b>Weight:</b> 3<br><b>Is_Fragile:</b> False<br><b>ETA:</b> 2", "<b>ID:</b> S2<br><b>Position:</b> (1.0, 51, 0)<br><b>Size:</b> 1x2x1<br><b>Value:</b> 30<br><b>Weight:</b> 3<br><b>Is_Fragile:</b> False<br><b>ETA:</b> 2", "<b>ID:</b> S2<br><b>Position:</b> (1.0, 51, 0)<br><b>Size:</b> 1x2x1<br><b>Value:</b> 30<br><b>Weight:</b> 3<br><b>Is_Fragile:</b> False<br><b>ETA:</b> 2", "<b>ID:</b> S2<br><b>Position:</b> (1.0, 51, 0)<br><b>Size:</b> 1x2x1<br><b>Value:</b> 30<br><b>Weight:</b> 3<br><b>Is_Fragile:</b> False<br><b>ETA:</b> 2", "<b>ID:</b> S2<br><b>Position:</b> (1.0, 51, 0)<br><b>Size:</b> 1x2x1<br><b>Value:</b> 30<br><b>Weight:</b> 3<br><b>Is_Fragile:</b> False<br><b>ETA:</b> 2", "<b>ID:</b> S2<br><b>Position:</b> (1.0, 51, 0)<br><b>Size:</b> 1x2x1<br><b>Value:</b> 30<br><b>Weight:</b> 3<br><b>Is_Fragile:</b> False<br><b>ETA:</b> 2", "<b>ID:</b> S2<br><b>Position:</b> (1.0, 51, 0)<br><b>Size:</b> 1x2x1<br><b>Value:</b> 30<br><b>Weight:</b> 3<br><b>Is_Fragile:</b> False<br><b>ETA:</b> 2"], "name": "Package S2", "opacity": 1, "showlegend": false, "type": "mesh3d", "x": [13, 14, 14, 13, 13, 14, 14, 13], "y": [52, 52, 54, 54, 52, 52, 54, 54], "z": [0, 0, 0, 0, 1, 1, 1, 1]}, {"alphahull": 0, "color": "#FFA15A", "flatshading": true, "hovertemplate": "%{hovertext}<extra></extra>", "hovertext": ["<b>ID:</b> S3<br><b>Position:</b> (1.0, 54, 0)<br><b>Size:</b> 2x1x1<br><b>Value:</b> 28<br><b>Weight:</b> 3<br><b>Is_Fragile:</b> True<br><b>ETA:</b> 4", "<b>ID:</b> S3<br><b>Position:</b> (1.0, 54, 0)<br><b>Size:</b> 2x1x1<br><b>Value:</b> 28<br><b>Weight:</b> 3<br><b>Is_Fragile:</b> True<br><b>ETA:</b> 4", "<b>ID:</b> S3<br><b>Position:</b> (1.0, 54, 0)<br><b>Size:</b> 2x1x1<br><b>Value:</b> 28<br><b>Weight:</b> 3<br><b>Is_Fragile:</b> True<br><b>ETA:</b> 4", "<b>ID:</b> S3<br><b>Position:</b> (1.0, 54, 0)<br><b>Size:</b> 2x1x1<br><b>Value:</b> 28<br><b>Weight:</b> 3<br><b>Is_Fragile:</b> True<br><b>ETA:</b> 4", "<b>ID:</b> S3<br><b>Position:</b> (1.0, 54, 0)<br><b>Size:</b> 2x1x1<br><b>Value:</b> 28<br><b>Weight:</b> 3<br><b>Is_Fragile:</b> True<br><b>ETA:</b> 4", "<b>ID:</b> S3<br><b>Position:</b> (1.0, 54, 0)<br><b>Size:</b> 2x1x1<br><b>Value:</b> 28<br><b>Weight:</b> 3<br><b>Is_Fragile:</b> True<br><b>ETA:</b> 4", "<b>ID:</b> S3<br><b>Position:</b> (1.0, 54, 0)<br><b>Size:</b> 2x1x1<br><b>Value:</b> 28<br><b>Weight:</b> 3<br><b>Is_Fragile:</b> True<br><b>ETA:</b> 4", "<b>ID:</b> S3<br><b>Position:</b> (1.0, 54, 0)<br><b>Size:</b> 2x1x1<br><b>Value:</b> 28<br><b>Weight:</b> 3<br><b>Is_Fragile:</b> True<br><b>ETA:</b> 4"], "name": "Package S3", "opacity": 1, "showlegend": false, "type": "mesh3d", "x": [13, 15, 15, 13, 13, 15, 15, 13], "y": [55, 55, 56, 56, 55, 55, 56, 56], "z": [0, 0, 0, 0, 1, 1, 1, 1]}, {"alphahull": 0, "color": "#AB63FA", "flatshading": true, "hovertemplate": "%{hovertext}<extra></extra>", "hovertext": ["<b>ID:</b> S4<br><b>Position:</b> (1.0, 56, 0)<br><b>Size:</b> 1x1x2<br><b>Value:</b> 20<br><b>Weight:</b> 2<br><b>Is_Fragile:</b> False<br><b>ETA:</b> 3", "<b>ID:</b> S4<br><b>Position:</b> (1.0, 56, 0)<br><b>Size:</b> 1x1x2<br><b>Value:</b> 20<br><b>Weight:</b> 2<br><b>Is_Fragile:</b> False<br><b>ETA:</b> 3", "<b>ID:</b> S4<br><b>Position:</b> (1.0, 56, 0)<br><b>Size:</b> 1x1x2<br><b>Value:</b> 20<br><b>Weight:</b> 2<br><b>Is_Fragile:</b> False<br><b>ETA:</b> 3", "<b>ID:</b> S4<br><b>Position:</b> (1.0, 56, 0)<br><b>Size:</b> 1x1x2<br><b>Value:</b> 20<br><b>Weight:</b> 2<br><b>Is_Fragile:</b> False<br><b>ETA:</b> 3", "<b>ID:</b> S4<br><b>Position:</b> (1.0, 56, 0)<br><b>Size:</b> 1x1x2<br><b>Value:</b> 20<br><b>Weight:</b> 2<br><b>Is_Fragile:</b> False<br><b>ETA:</b> 3", "<b>ID:</b> S4<br><b>Position:</b> (1.0, 56, 0)<br><b>Size:</b> 1x1x2<br><b>Value:</b> 20<br><b>Weight:</b> 2<br><b>Is_Fragile:</b> False<br><b>ETA:</b> 3", "<b>ID:</b> S4<br><b>Position:</b> (1.0, 56, 0)<br><b>Size:</b> 1x1x2<br><b>Value:</b> 20<br><b>Weight:</b> 2<br><b>Is_Fragile:</b> False<br><b>ETA:</b> 3", "<b>ID:</b> S4<br><b>Position:</b> (1.0, 56, 0)<br><b>Size:</b> 1x1x2<br><b>Value:</b> 20<br><b>Weight:</b> 2<br><b>Is_Fragile:</b> False<br><b>ETA:</b> 3"], "name": "Package S4", "opacity": 1, "showlegend": false, "type": "mesh3d", "x": [13, 14, 14, 13, 13, 14, 14, 13], "y": [57, 57, 58, 58, 57, 57, 58, 58], "z": [0, 0, 0, 0, 2, 2, 2, 2]}, {"alphahull": 0, "color": "#00CC96", "flatshading": true, "hovertemplate": "%{hovertext}<extra></extra>", "hovertext": ["<b>ID:</b> S5<br><b>Position:</b> (1.0, 58, 0)<br><b>Size:</b> 2x2x1<br><b>Value:</b> 35<br><b>Weight:</b> 4<br><b>Is_Fragile:</b> False<br><b>ETA:</b> 5", "<b>ID:</b> S5<br><b>Position:</b> (1.0, 58, 0)<br><b>Size:</b> 2x2x1<br><b>Value:</b> 35<br><b>Weight:</b> 4<br><b>Is_Fragile:</b> False<br><b>ETA:</b> 5", "<b>ID:</b> S5<br><b>Position:</b> (1.0, 58, 0)<br><b>Size:</b> 2x2x1<br><b>Value:</b> 35<br><b>Weight:</b> 4<br><b>Is_Fragile:</b> False<br><b>ETA:</b> 5", "<b>ID:</b> S5<br><b>Position:</b> (1.0, 58, 0)<br><b>Size:</b> 2x2x1<br><b>Value:</b> 35<br><b>Weight:</b> 4<br><b>Is_Fragile:</b> False<br><b>ETA:</b> 5", "<b>ID:</b> S5<br><b>Position:</b> (1.0, 58, 0)<br><b>Size:</b> 2x2x1<br><b>Value:</b> 35<br><b>Weight:</b> 4<br><b>Is_Fragile:</b> False<br><b>ETA:</b> 5", "<b>ID:</b> S5<br><b>Position:</b> (1.0, 58, 0)<br><b>Size:</b> 2x2x1<br><b>Value:</b> 35<br><b>Weight:</b> 4<br><b>Is_Fragile:</b> False<br><b>ETA:</b> 5", "<b>ID:</b> S5<br><b>Position:</b> (1.0, 58, 0)<br><b>Size:</b> 2x2x1<br><b>Value:</b> 35<br><b>Weight:</b> 4<br><b>Is_Fragile:</b> False<br><b>ETA:</b> 5", "<b>ID:</b> S5<br><b>Position:</b> (1.0, 58, 0)<br><b>Size:</b> 2x2x1<br><b>Value:</b> 35<br><b>Weight:</b> 4<br><b>Is_Fragile:</b> False<br><b>ETA:</b> 5"], "name": "Package S5", "opacity": 1, "showlegend": false, "type": "mesh3d", "x": [13, 15, 15, 13, 13, 15, 15, 13], "y": [59, 59, 61, 61, 59, 59, 61, 61], "z": [0, 0, 0, 0, 1, 1, 1, 1]}, {"line": {"color": "black", "dash": "dashdot", "width": 3}, "mode": "lines", "name": "Unassigned Area", "showlegend": false, "type": "scatter3d", "x": [12, 20, 20, 12, 12], "y": [1, 1, 62, 62, 1], "z": [0, 0, 0, 0, 0]}], "layout": {"margin": {"b": 0, "l": 0, "pad": 0, "r": 0, "t": 0}, "scene": {"aspectmode": "data", "xaxis": {"showbackground": false, "showgrid": false, "showticklabels": false, "ticks": "", "title": {"text": ""}, "zeroline": false}, "yaxis": {"showbackground": false, "showgrid": false, "showticklabels": false, "ticks": "", "title": {"text": ""}, "zeroline": false}, "zaxis": {"showbackground": false, "showgrid": false, "showticklabels": false, "ticks": "", "title": {"text": ""}, "zeroline": false}}}}
